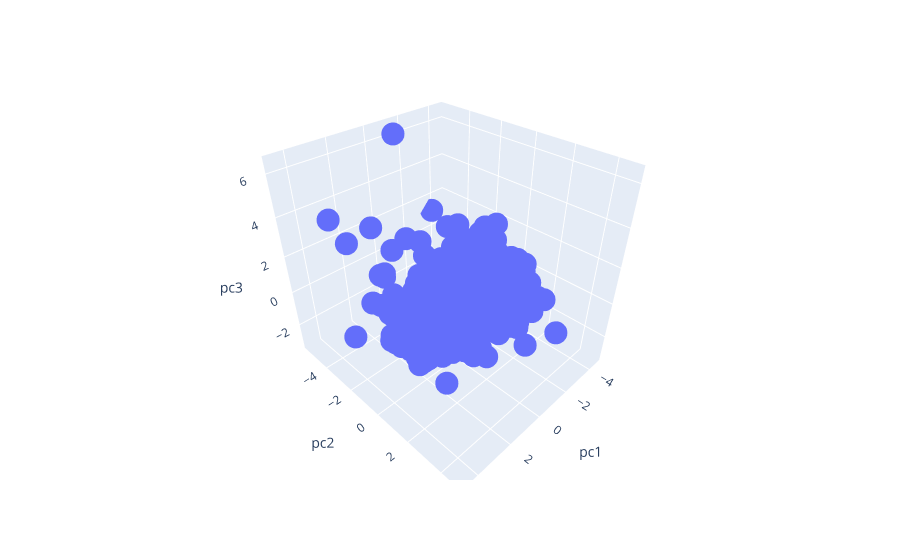

Notebook code cell kept with this figure:
### Code cell
pcs = u * s
tst = centered_df.reset_index()[['trackName']]
tst['pc1'] = pcs[:,0]
tst['pc2'] = pcs[:,1]
tst['pc3'] = pcs[:,2]
px.scatter_3d(data_frame=tst, x='pc1', y='pc2', z='pc3', hover_data='trackName')
# pd.Index(cleaned_df).to_list()
# type(centered_df.reset_index()['id'])

### Figure 1 — Plotly figure (JSON) as saved in the notebook; plotly's stock layout.template omitted (floating-point values rounded to 4 significant figures; data arrays with more than 128 entries replaced by an {"elided": "..."} marker saying what was removed)
{"data": [{"customdata": {"elided": "476x1 str values"}, "hovertemplate": "pc1=%{x}<br>pc2=%{y}<br>pc3=%{z}<br>trackName=%{customdata[0]}<extra></extra>", "legendgroup": "", "marker": {"color": "#636efa", "symbol": "circle"}, "mode": "markers", "name": "", "scene": "scene", "showlegend": false, "type": "scatter3d", "x": {"elided": "476 float values"}, "y": {"elided": "476 float values"}, "z": {"elided": "476 float values"}}], "layout": {"legend": {"tracegroupgap": 0}, "margin": {"t": 60}, "scene": {"domain": {"x": [0, 1], "y": [0, 1]}, "xaxis": {"title": {"text": "pc1"}}, "yaxis": {"title": {"text": "pc2"}}, "zaxis": {"title": {"text": "pc3"}}}}}
